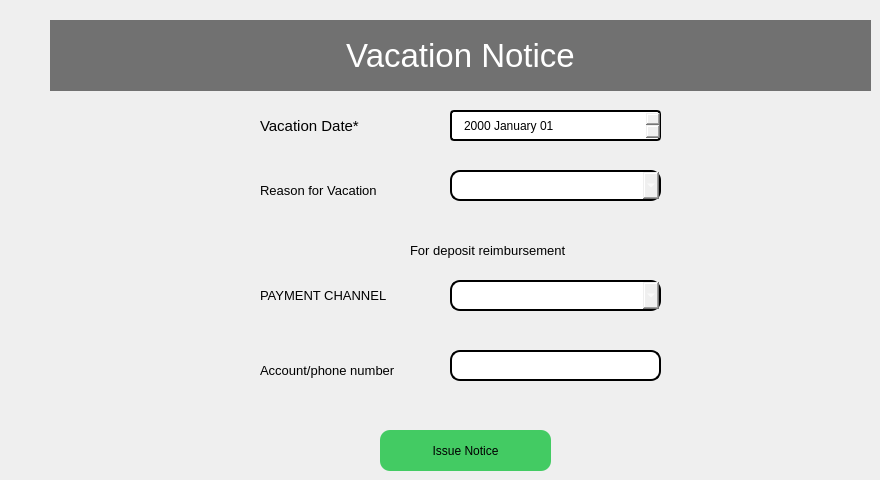
     <widget class="QWidget" name="pageVacationNotice">
      <widget class="QDateEdit" name="date_pageReport_a_complaint_date_of_incedence_3">
       <property name="geometry">
        <rect>
         <x>450</x>
         <y>110</y>
         <width>211</width>
         <height>31</height>
        </rect>
       </property>
       <property name="styleSheet">
        <string notr="true">border-radius: 4px;
border: 2px solid black;
padding-left:10px;</string>
       </property>
       <property name="displayFormat">
        <string>yyyy MMMM dd</string>
       </property>
      </widget>
      <widget class="QLabel" name="label_47">
       <property name="geometry">
        <rect>
         <x>260</x>
         <y>115</y>
         <width>141</width>
         <height>21</height>
        </rect>
       </property>
       <property name="font">
        <font>
         <pointsize>11</pointsize>
        </font>
       </property>
       <property name="styleSheet">
        <string notr="true">border-radius:7px;
</string>
       </property>
       <property name="text">
        <string>Vacation Date*</string>
       </property>
      </widget>
      <widget class="QLabel" name="lbl_pageHomepage_welcomeUser_5">
       <property name="geometry">
        <rect>
         <x>50</x>
         <y>20</y>
         <width>821</width>
         <height>71</height>
        </rect>
       </property>
       <property name="font">
        <font>
         <pointsize>25</pointsize>
        </font>
       </property>
       <property name="styleSheet">
        <string notr="true">background-color: rgb(113, 113, 113);
color: rgb(255, 255, 255);</string>
       </property>
       <property name="text">
        <string>Vacation Notice</string>
       </property>
       <property name="alignment">
        <set>Qt::AlignCenter</set>
       </property>
      </widget>
      <widget class="QLineEdit" name="led_LoginPage_Username_3">
       <property name="geometry">
        <rect>
         <x>450</x>
         <y>350</y>
         <width>211</width>
         <height>31</height>
        </rect>
       </property>
       <property name="styleSheet">
        <string notr="true">color: rgb(255, 255, 255);
border: 2px solid black;
padding-left:12px;
border-radius: 10px;</string>
       </property>
       <property name="placeholderText">
        <string>RBO7E35TAB</string>
       </property>
      </widget>
      <widget class="QLabel" name="label_49">
       <property name="geometry">
        <rect>
         <x>260</x>
         <y>360</y>
         <width>141</width>
         <height>21</height>
        </rect>
       </property>
       <property name="font">
        <font>
         <pointsize>10</pointsize>
        </font>
       </property>
       <property name="styleSheet">
        <string notr="true"/>
       </property>
       <property name="text">
        <string>Account/phone number</string>
       </property>
      </widget>
      <widget class="QPushButton" name="btn_pageReportAComplaint_submitComplaint_3">
       <property name="geometry">
        <rect>
         <x>380</x>
         <y>430</y>
         <width>171</width>
         <height>41</height>
        </rect>
       </property>
       <property name="styleSheet">
        <string notr="true">background-color:rgb(67, 203, 99);
border-radius:10px
</string>
       </property>
       <property name="text">
        <string>Issue Notice</string>
       </property>
       <property name="shortcut">
        <string>Return</string>
       </property>
      </widget>
      <widget class="QComboBox" name="comboBox_5">
       <property name="geometry">
        <rect>
         <x>450</x>
         <y>280</y>
         <width>211</width>
         <height>31</height>
        </rect>
       </property>
       <property name="font">
        <font>
         <pointsize>11</pointsize>
        </font>
       </property>
       <property name="styleSheet">
        <string notr="true">color: rgb(255, 255, 255);
padding-left:20px;
border: 2px solid black;
border-radius: 10px;</string>
       </property>
       <item>
        <property name="text">
         <string>M-Pesa</string>
        </property>
       </item>
       <item>
        <property name="text">
         <string>Equity Bank</string>
        </property>
       </item>
       <item>
        <property name="text">
         <string>KCB Bank</string>
        </property>
       </item>
       <item>
        <property name="text">
         <string>Co-operative Bank</string>
        </property>
       </item>
      </widget>
      <widget class="QLabel" name="label_65">
       <property name="geometry">
        <rect>
         <x>260</x>
         <y>180</y>
         <width>151</width>
         <height>21</height>
        </rect>
       </property>
       <property name="font">
        <font>
         <pointsize>10</pointsize>
        </font>
       </property>
       <property name="styleSheet">
        <string notr="true"/>
       </property>
       <property name="text">
        <string>Reason for Vacation</string>
       </property>
      </widget>
      <widget class="QLabel" name="label_66">
       <property name="geometry">
        <rect>
         <x>260</x>
         <y>280</y>
         <width>171</width>
         <height>31</height>
        </rect>
       </property>
       <property name="font">
        <font>
         <pointsize>10</pointsize>
        </font>
       </property>
       <property name="styleSheet">
        <string notr="true"/>
       </property>
       <property name="text">
        <string>PAYMENT CHANNEL</string>
       </property>
      </widget>
      <widget class="QComboBox" name="comboBox_6">
       <property name="geometry">
        <rect>
         <x>450</x>
         <y>170</y>
         <width>211</width>
         <height>31</height>
        </rect>
       </property>
       <property name="font">
        <font>
         <pointsize>11</pointsize>
        </font>
       </property>
       <property name="styleSheet">
        <string notr="true">color: rgb(255, 255, 255);
padding-left:20px;
border: 2px solid black;
border-radius: 10px;</string>
       </property>
       <item>
        <property name="text">
         <string>Personal reasons</string>
        </property>
       </item>
       <item>
        <property name="text">
         <string>Poor house management</string>
        </property>
       </item>
       <item>
        <property name="text">
         <string>Cost</string>
        </property>
       </item>
       <item>
        <property name="text">
         <string>Found a better place</string>
        </property>
       </item>
      </widget>
      <widget class="QLabel" name="label_67">
       <property name="geometry">
        <rect>
         <x>410</x>
         <y>240</y>
         <width>161</width>
         <height>21</height>
        </rect>
       </property>
       <property name="font">
        <font>
         <pointsize>10</pointsize>
        </font>
       </property>
       <property name="styleSheet">
        <string notr="true"/>
       </property>
       <property name="text">
        <string>For deposit reimbursement</string>
       </property>
      </widget>
     </widget>
